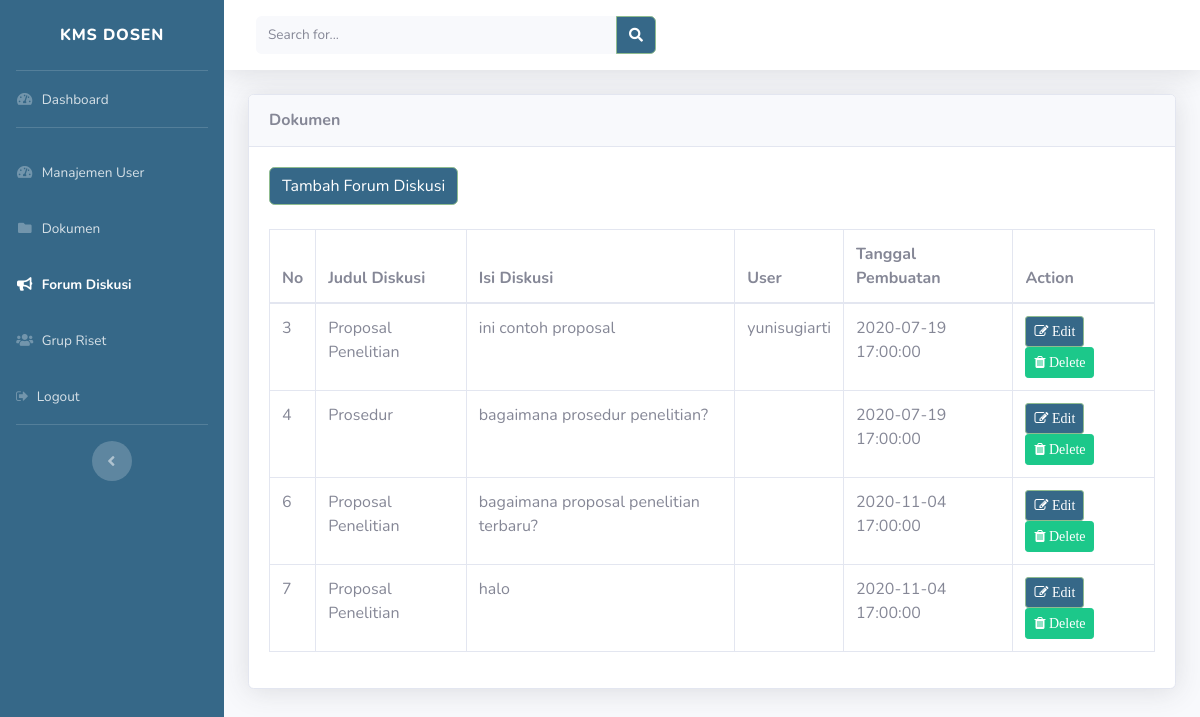
The app's page /wadek/forum/forum_diskusi.php (signed in) with its own data.
### tables this page shows
CREATE TABLE `forum_diskusi` (
  `id_forum` bigint(20) UNSIGNED NOT NULL,
  `judul_diskusi` varchar(50) NOT NULL,
  `isi_diskusi` varchar(250) NOT NULL,
  `user` varchar(50) NOT NULL,
  `tgl_pembuatan` timestamp NOT NULL DEFAULT current_timestamp()
);

### wadek/forum/forum_diskusi.php (the view, shortened to what this page needs)
<!DOCTYPE html>
<html lang="en">
<head>
  <?php include('header.php') ?>
</head>
<body id="page-top">
  <div id="wrapper">
    <div id="content-wrapper" class="d-flex flex-column">
      <div id="content">
        <?php include('../topbar.php') ?>
        <div class="container-fluid">
          <div class="card shadow mb-4">
            <div class="card-header py-3">
              <h6 class="m-0 font-weight-bold text-primary">Dokumen</h6>
            </div>
            <div class="card-body">
              <a href=add_forum_diskusi.php class="btn btn-primary" role="button" data-toggle="modal" >
                    <span class="text">Tambah Forum Diskusi</span>
                  </a>
                  <br>
                  <br>
              <div class="table-responsive">
                <table class="table table-bordered" id="dataTable" width="100%" cellspacing="0">
                  <thead>
                    <tr>
                      <th>No</th>
                      <th>Judul Diskusi</th>
                      <th>Isi Diskusi</th>
                      <th>User</th>
                      <th>Tanggal Pembuatan</th>
                      <th>Action</th>
                    </tr>
                  </thead>
                  <tbody>
                    <?php
                      include "../../include/config.php";
                      $baca = mysqli_query($koneksi, "SELECT * FROM forum_diskusi");
                      while( $tampil = mysqli_fetch_array($baca))
                      {
                     ?>
                    <tr>
                      <td><?php echo $tampil['id_forum'] ; ?></td>
                      <td><?php echo $tampil['judul_diskusi'] ; ?></td>
                      <td><?php echo $tampil['isi_diskusi'] ; ?></td>
                      <td><?php echo $tampil['user'] ; ?></td>
                      <td><?php echo $tampil['tgl_pembuatan'] ; ?></td>
                      <td>
                          <a class="btn btn-primary btn-sm" href="edit_dokumen.php?id_dokumen=<?php echo $tampil['id_dokumen']; ?>"><i class="fa fa-edit"> Edit</i></a>
                          <a class="btn btn-success btn-sm" href="hapus_dokumen.php?id_dokumen=<?php echo $tampil['id_dokumen']; ?>"><i class="fa fa-trash"> Delete</i></a>
                        </div>
                    <?php
                  }
                  ?>
              </div>
            </div>
          </div>
</body>
</html>

### records on screen
forum_diskusi: id_forum "3", judul_diskusi "Proposal Penelitian", isi_diskusi "ini contoh proposal", user "yunisugiarti", tgl_pembuatan "2020-07-19 17:00:00"
forum_diskusi: id_forum "4", judul_diskusi "Prosedur", isi_diskusi "bagaimana prosedur penelitian?", tgl_pembuatan "2020-07-19 17:00:00"
forum_diskusi: id_forum "6", judul_diskusi "Proposal Penelitian", isi_diskusi "bagaimana proposal penelitian terbaru?", tgl_pembuatan "2020-11-04 17:00:00"
forum_diskusi: id_forum "7", judul_diskusi "Proposal Penelitian", isi_diskusi "halo", tgl_pembuatan "2020-11-04 17:00:00"
